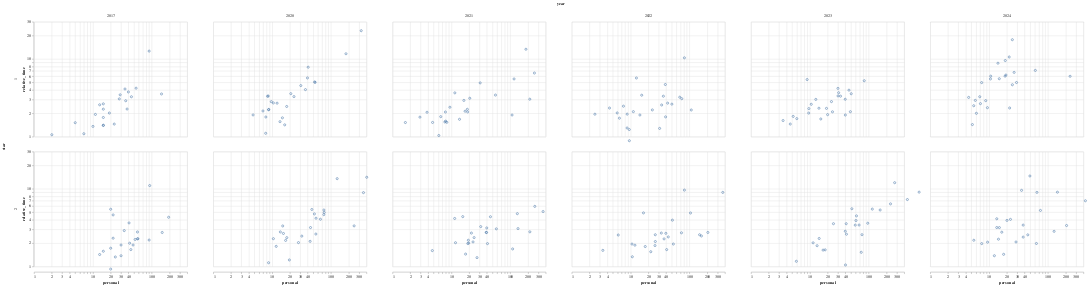

The code cell stored with this chart in its notebook:
### Code cell
dom = 'log'
chart = alt.Chart(df).mark_point().encode(
    x=alt.X('personal:Q',scale=alt.Scale(type=dom, domain=(1, 400))),
    y=alt.Y('relative_time:Q',scale=alt.Scale(type=dom, domain=(1,30))),
    column = 'year:N',
    row = 'star:O',
    tooltip=['year','day','star']
)
chart

### Figure 1 — Vega-Lite specification as saved in the notebook (floating-point values rounded to 4 significant figures; data arrays with more than 128 entries replaced by an {"elided": "..."} marker saying what was removed)
{"config": {"view": {"continuousWidth": 400, "continuousHeight": 300}}, "data": {"name": "data-ffaf4c7e54c6ba31c6f638a27ce45854"}, "mark": "point", "encoding": {"column": {"field": "year", "type": "nominal"}, "row": {"field": "star", "type": "ordinal"}, "tooltip": [{"field": "year", "type": "quantitative"}, {"field": "day", "type": "quantitative"}, {"field": "star", "type": "quantitative"}], "x": {"field": "personal", "scale": {"domain": [1, 400], "type": "log"}, "type": "quantitative"}, "y": {"field": "relative_time", "scale": {"domain": [1, 30], "type": "log"}, "type": "quantitative"}}, "$schema": "https://vega.github.io/schema/vega-lite/v4.17.0.json", "datasets": {"data-ffaf4c7e54c6ba31c6f638a27ce45854": {"elided": "296 records"}}}
